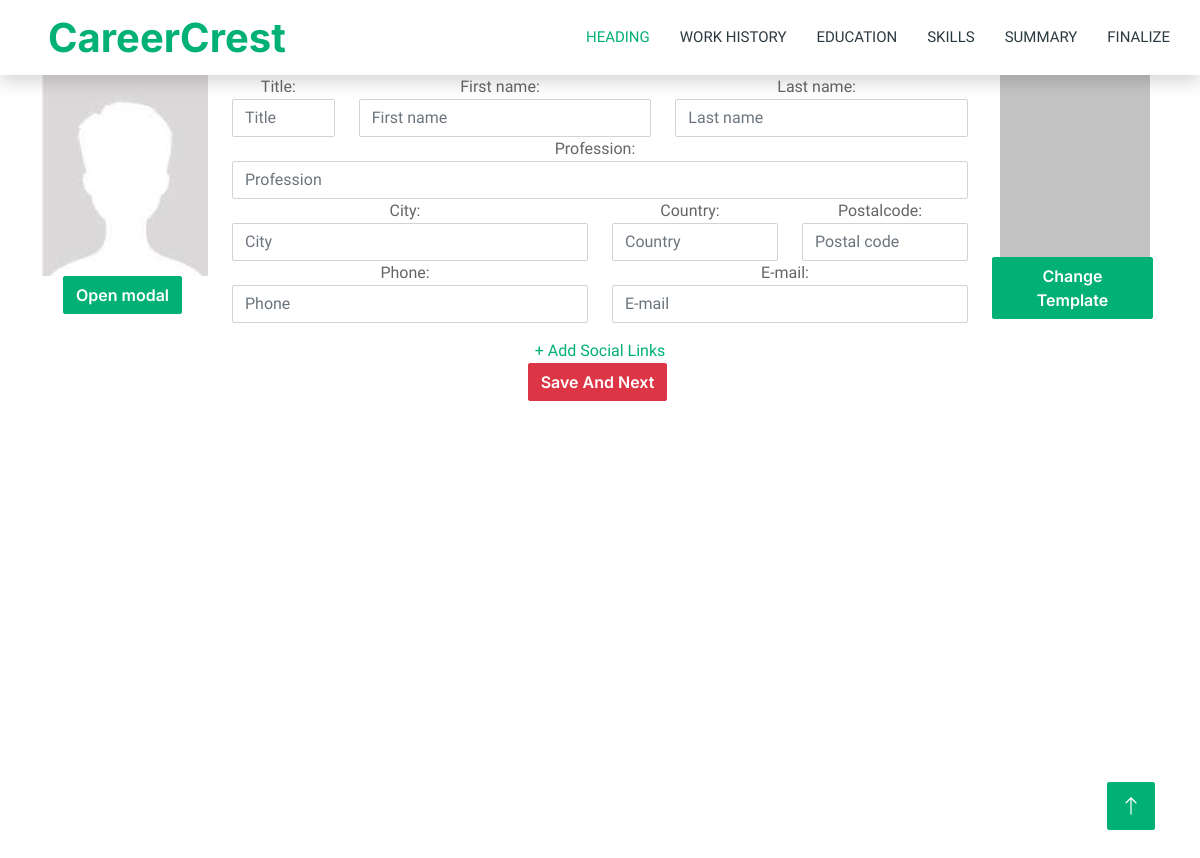
The app's page /resume/create-basic/3Lyxxwp6HQEJgdrrHqEn, older data.
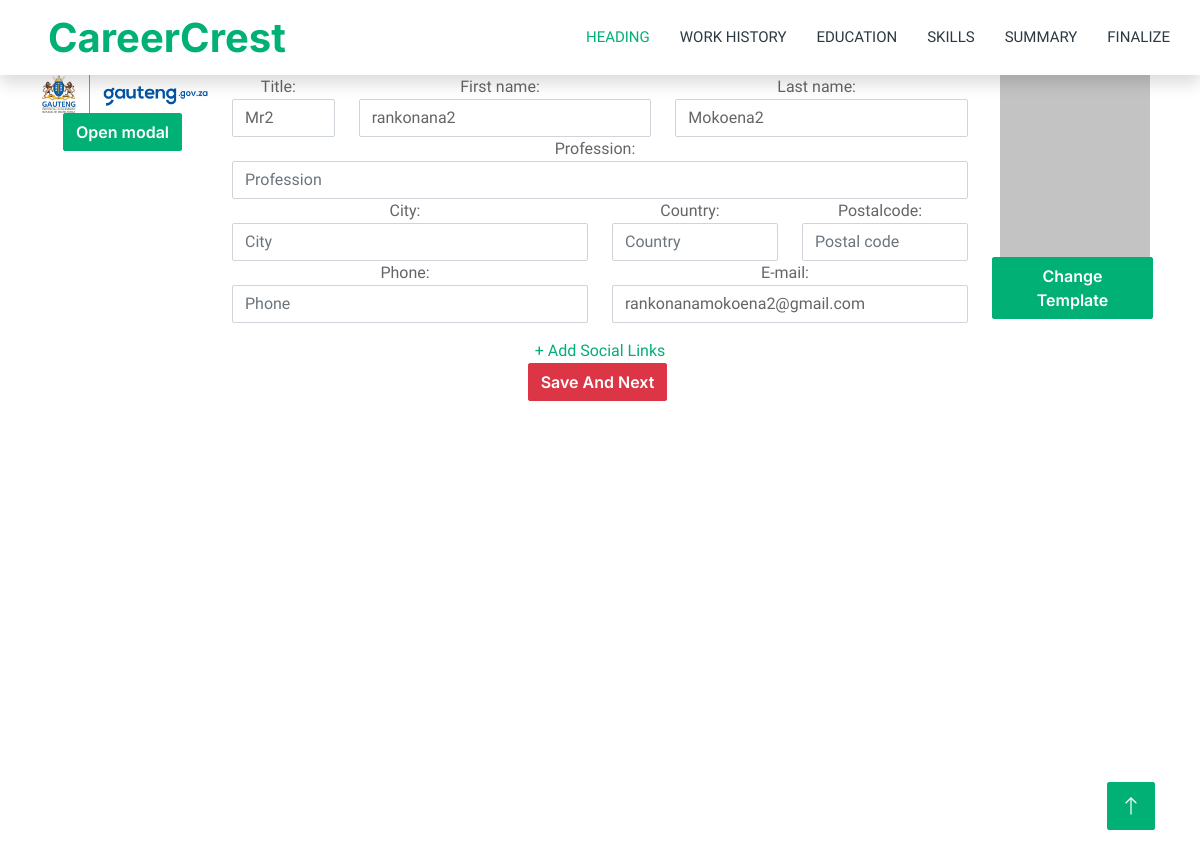
The same page, newer data.
### resume/models.py (models this page shows, shortened)
class Resume(models.Model):
    user = models.CharField(max_length=200,null=True,blank=True)
    title = models.CharField(max_length=200,null=True,blank=True)
    image = models.ImageField(default="NoImage.jpg",null=True,blank=True)
    firstname = models.CharField(max_length=200,null=True,blank=True)
    lastname = models.CharField(max_length=200,null=True,blank=True)
    profession = models.CharField(max_length=200,null=True,blank=True)
    city = models.CharField(max_length=200,null=True,blank=True)
    country = models.CharField(max_length=200,null=True,blank=True)
    postalcode = models.CharField(max_length=200,null=True,blank=True)
    phone = models.CharField(max_length=200,null=True,blank=True)
    email = models.CharField(max_length=200,null=True,blank=True)
    professional_summary = models.TextField(null=True, blank=True)
    tracking = models.CharField(max_length=200,null=False,blank=False)

### resume/views.py (the view)
# urls.py: path('create-basic/<str:tracking>',views.createBasic,name="create-basic"),
def createBasic(request,tracking):
    my_cookie=  None
    form = ResumeForm()
    username = None
    xd = None
    if request.method == "POST":
        form = ResumeForm(request.POST,request.FILES)
        if form.is_valid():
            if request.session.has_key('username'):
                username = request.session['username']
            else:
                request.session['username'] = form.cleaned_data['email']
                username = request.session['username']
            if not form.cleaned_data['image']:
                defaults = {
                    'user': username,
                    'title': form.cleaned_data['title'],
                    'firstname': form.cleaned_data['firstname'],
                    'lastname': form.cleaned_data['lastname'],
                    'profession': form.cleaned_data['profession'],
                    'city': form.cleaned_data['city'],
                    'country': form.cleaned_data['country'],
                    'postalcode': form.cleaned_data['postalcode'],
                    'phone': form.cleaned_data['phone'],
                    'email': form.cleaned_data['email']
                }
                resume, created = Resume.objects.update_or_create(
                                        tracking=tracking,
                                        defaults=defaults
                                    )
                return redirect('list-work',tracking=tracking)
            else:
                defaults = {
                    'user': username,
                    'image': form.cleaned_data['image'],
                    'title': form.cleaned_data['title'],
                    'firstname': form.cleaned_data['firstname'],
                    'lastname': form.cleaned_data['lastname'],
                    'profession': form.cleaned_data['profession'],
                    'city': form.cleaned_data['city'],
                    'country': form.cleaned_data['country'],
                    'postalcode': form.cleaned_data['postalcode'],
                    'phone': form.cleaned_data['phone'],
                    'email': form.cleaned_data['email']
                }
            resume, created = Resume.objects.update_or_create(
                                        tracking=tracking,
                                        defaults=defaults
                                    )
            my_cookie = resume.pk
            return redirect('create-basic',tracking=tracking)
        else:
            print(form.errors)
    else:
        try:
            rm = get_object_or_404(Resume,tracking=tracking)
            xd = rm.image
            form_data = {'title': rm.title,
                         'image': rm.image,
                          'firstname': rm.firstname,
                          'lastname': rm.lastname,
                          'profession': rm.profession,
                          'city': rm.city,
                          'country': rm.country,
                          'postalcode': rm.postalcode,
                          'phone': rm.phone,
                          'email': rm.email
                          }
            form = ResumeForm(data=form_data)
        except:
            pass
    socialtracking = generate_random_string(10)
    socials  = None
    try:
        resume = Resume.objects.get(tracking=tracking)
        my_cookie = resume.pk
        socials = SocialLinks.objects.filter(
                Q(resume = resume)
                )
    except:
        pass
    context = {'form': form,'tracking':tracking,'image': xd,'socials':socials ,'socialtracking': socialtracking}
    return render(request, 'resume/resume_basic.html',context)

### resume/views.py (called while the page is built)
def generate_random_string(length=10):
    letters_and_digits = string.ascii_letters + string.digits
    return ''.join(random.choice(letters_and_digits) for _ in range(length))

### resume/templates/resume/resume_basic.html (shortened to what this page needs)
{% extends 'base-resume-create.html' %}
{% block content %}
{% load static %}
<div class="container">
        <div class="row">
            <div class="col-md-2">
                  <div class="row">
                    {% if image %}
                    <img src="{{ image.url }}" alt="Sample Image for Photo Upload" id="uploadimage" class="img-fluid">
                    {% else %}
                    <img src="/media/NoImage.jpg" alt="Sample Image for Photo Upload" id="uploadimage" class="img-fluid">
                    {% endif %}
                </div>
                    <button type="button" class="btn btn-primary" data-toggle="modal" data-target="#myModal">
                        Open modal
                    </button>
            </div>
            <div class="col-md-8">
                <form id="myResumeForm"  method="post" enctype="multipart/form-data">
                    <div class="row">
                        <div class="col-2">
                            <div class="form-group">
                                {{ form.title.label_tag }}
                                {{ form.title }}
                            </div>
                        </div>
                        <div class="col-5">
                            <div class="form-group">
                                {{ form.firstname.label_tag }}
                                {{ form.firstname }}
                            </div>
                        </div>
                        <div class="col-5">
                            <div class="form-group">
                                {{ form.lastname.label_tag }}
                                {{ form.lastname }}
                            </div>
                        </div>
                    </div>
                    <div class="row">
                        <div class="col-12">
                            <div class="form-group">
                                {{ form.profession.label_tag }}
                                {{ form.profession }}
                            </div>
                        </div>
                    </div>
                    <div class="row">
                        <div class="col-6">
                            <div class="form-group">
                                {{ form.city.label_tag }}
                                {{ form.city }}
                            </div>
                        </div>
                        <div class="col-6 col-xl-3">
                            <div class="form-group">
                                {{ form.country.label_tag }}
                                {{ form.country }}
                            </div>
                        </div>
                        <div class="col-6 col-xl-3">
                            <div class="form-group">
                                {{ form.postalcode.label_tag }}
                                {{ form.postalcode }}
                            </div>
                        </div>
                    </div>
                    <div class="row">
                        <div class="col-6">
                            <div class="form-group">
                                {{ form.phone.label_tag }}
                                {{ form.phone }}
                        </div>
                        </div>
                        <div class="col-6">
                            <div class="form-group">
                                {{ form.email.label_tag }}
                                {{ form.email }}
                            </div>
                        </div>
                    </div>
                </form>
                <a href="#" id="hideunhideSocialLink"  >+ Add Social Links</a>
            </div>
            <div class="col-md-2">
                <div class="col">
                    <img src="/media/resume-preview.jpg" class="img-fluid" alt="Image">
                </div>
                <button type="button" class="btn btn-primary">Change Template</button>
            </div>
        </div>
        <button id="basicnext"  class="btn btn-danger">Save And Next</button>
</div>
{% endblock content %}

### templates/base-resume-create.html (shortened to what this page needs)
{% load static %}
<html lang="en">
<head>
    <link href="https://cdnjs.cloudflare.com/ajax/libs/font-awesome/5.10.0/css/all.min.css" rel="stylesheet">
    <link href="https://cdn.jsdelivr.net/npm/bootstrap-icons@1.4.1/font/bootstrap-icons.css" rel="stylesheet">
    <link href="{% static 'lib/animate/animate.min.css' %}" rel="stylesheet">
    <link href=" {% static 'lib/owlcarousel/assets/owl.carousel.min.css' %}" rel="stylesheet">
    <link  href="{% static 'css/bootstrap.min.css' %}"  rel="stylesheet">
    <link href="{% static 'css/style.css' %}" rel="stylesheet">
    <link rel="stylesheet" href="https://cdnjs.cloudflare.com/ajax/libs/font-awesome/4.7.0/css/font-awesome.min.css">
	<link rel="stylesheet" href="https://jsuites.net/v4/jsuites.css" type="text/css" />
</head>
<body onload="savandget()">
    <div class="container-xxl bg-white p-0">
        <nav class="navbar navbar-expand-lg bg-white navbar-light shadow sticky-top p-0" style="top: 0px;">
            <a href="{% url 'resume-home' %}" class="navbar-brand d-flex align-items-center text-center py-0 px-4 px-lg-5">
                <h1 class="m-0 text-primary">CareerCrest</h1>
            </a>
            <div class="collapse navbar-collapse" id="navbarCollapse">
                <div class="navbar-nav ms-auto p-4 p-lg-0">
					{% url 'create-basic' tracking as create_basic_url %}
					<a href="{% url 'create-basic' tracking %}" class="nav-item nav-link{% if request.path == create_basic_url %} active{% endif %}">Heading</a>
					{% url 'list-work' tracking as work_url %}
					<a href="{% url 'list-work' tracking %}" class="nav-item nav-link {% if request.path == work_url %} active{% endif %}">Work History</a>
					{% url 'list-edu' tracking as edu_url %}
					<a href="{% url 'list-edu' tracking %}" class="nav-item nav-link {% if request.path == edu_url %} active{% endif %}">Education</a>
					{% url 'list-skill' tracking as skill_url %}
					<a href="{% url 'list-skill' tracking %}" class="nav-item nav-link {% if request.path == skill_url %} active{% endif %}">Skills</a>
					{% url 'create-summary' tracking as summary_url %}
					<a href="{% url 'create-summary' tracking %}" class="nav-item nav-link {% if request.path == summary_url %} active{% endif %}">Summary</a>
					{% url 'finalize' tracking as finalize_url %}
					<a href="{% url 'finalize' tracking %}" class="nav-item nav-link {% if request.path == finalize_url %} active{% endif %}">finalize</a>
                </div>
            </div>
        </nav>
		{% block content %}
        {% endblock %}
        <a href="#" class="btn btn-lg btn-primary btn-lg-square back-to-top" ><i class="bi bi-arrow-up"></i></a>
    </div>
	</body></html>

### static/css/style.css (style rules this page uses)
:root { --primary: #00B074; --secondary: #2B9BFF; --light: #EFFDF5; --dark: #2B3940; }
.back-to-top { position: fixed; display: none; right: 45px; bottom: 45px; z-index: 99; }
.btn { font-family: 'Inter', sans-serif; font-weight: 600; transition: .5s; }
.btn.btn-primary, .btn.btn-secondary { color: #FFFFFF; }
.btn-lg-square { width: 48px; height: 48px; }
.btn-square, .btn-sm-square, .btn-lg-square { padding: 0; display: flex; align-items: center; justify-content: center; font-weight: normal; border-radius: 2px; }
.navbar-dark .navbar-nav .nav-link, .navbar-light .navbar-nav .nav-link { margin-right: 30px; padding: 25px 0; color: #FFFFFF; font-size: 15px; text-transform: uppercase; outline: none; }
.navbar-dark .navbar-nav .nav-link:hover, .navbar-dark .navbar-nav .nav-link.active, .navbar-light .navbar-nav .nav-link:hover, .navbar-light .navbar-nav .nav-link.active { color: var(--primary); }
.navbar-light .navbar-brand, .navbar-light a.btn { height: 75px; }
.navbar-light .navbar-nav .nav-link { color: var(--dark); font-weight: 500; }
.navbar-light.sticky-top { top: -100px; transition: .5s; }

### templates/base-resume-create.html (style rules this page uses)
button { margin-right: 5px; }
@media only screen and (min-width: 601px) { input { display: inline-block; margin-right: 10px; } }
@media only screen and (min-width: 601px) { label { display: inline-block; margin-right: 10px; } }
.container { width: 100%; height: 100%; border-radius: 10px; text-align: center; position: relative; }

Row changes from the older to the newer data that the page shows:
added Resume: title "Mr2", firstname "rankonana2", lastname "Mokoena2", email "rankonanamokoena2@gmail.com"
